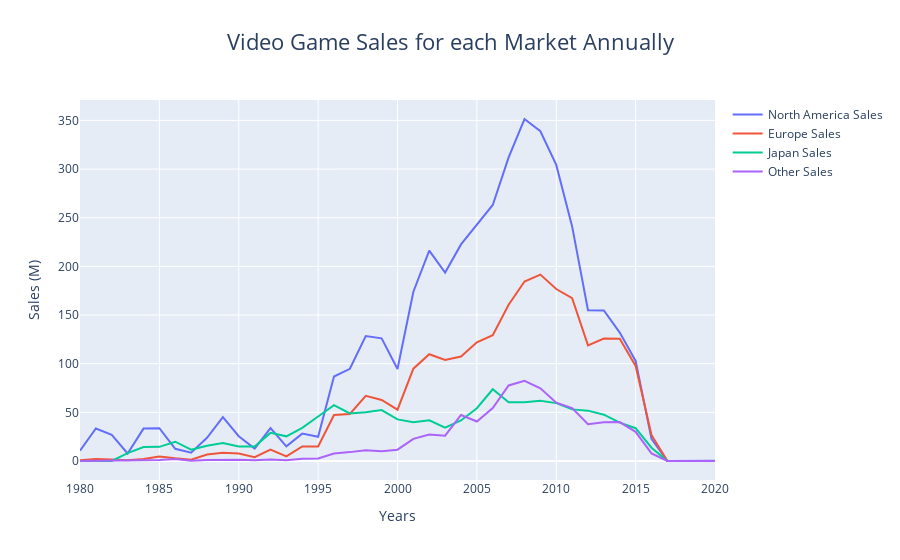

The notebook cell this image was saved under:
### Markdown cell above
# Video Game Sales for each Market Annually

### Code cell
AnnualSalesMarket = df.groupby('Year')[['NA_Sales', 'EU_Sales', 'JP_Sales', 'Other_Sales']].sum().reset_index()

fig = go.Figure()
fig.add_trace(go.Scatter(x=AnnualSalesMarket['Year'], y=AnnualSalesMarket['NA_Sales'],
                         name="North America Sales",
                         hovertext=AnnualSalesMarket['NA_Sales']))

fig.add_trace(go.Scatter(x=AnnualSalesMarket['Year'], y=AnnualSalesMarket['EU_Sales'],
                         name="Europe Sales",
                         hovertext=AnnualSalesMarket['EU_Sales']))

fig.add_trace(go.Scatter(x=AnnualSalesMarket['Year'], y=AnnualSalesMarket['JP_Sales'],
                         name="Japan Sales",
                         hovertext=AnnualSalesMarket['JP_Sales']))

fig.add_trace(go.Scatter(x=AnnualSalesMarket['Year'], y=AnnualSalesMarket['Other_Sales'],
                         name="Other Sales",
                         hovertext=AnnualSalesMarket['Other_Sales']))

fig.update_layout(title_text='Video Game Sales for each Market Annually',
                  title_x=0.5, title_font=dict(size=22))  # Location and the font size of the main title
fig.update_layout(xaxis_title="Years",
    yaxis_title="Sales (M)")

fig.show()
